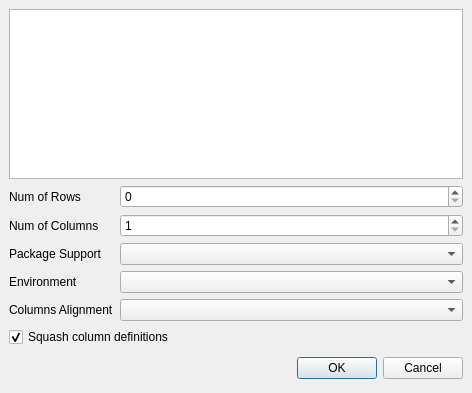
<?xml version="1.0" encoding="UTF-8"?>
<ui version="4.0" >
 <class>ArrayDialog</class>
 <widget class="QDialog" name="ArrayDialog" >
  <property name="geometry" >
   <rect>
    <x>0</x>
    <y>0</y>
    <width>472</width>
    <height>393</height>
   </rect>
  </property>
  <layout class="QGridLayout" >
   <property name="margin" >
    <number>9</number>
   </property>
   <property name="spacing" >
    <number>6</number>
   </property>
   <item row="0" column="0" >
    <layout class="QGridLayout"  columnstretch="0,1">
     <property name="margin" >
      <number>0</number>
     </property>
     <property name="spacing" >
      <number>6</number>
     </property>
     <item row="2" column="0" >
      <widget class="QLabel" name="label_3" >
       <property name="text" >
        <string>Num of Columns</string>
       </property>
      </widget>
     </item>
     <item row="0" column="0" colspan="2" >
      <widget class="QTableWidget" name="tableWidget" >
       <property name="rowCount" >
        <number>0</number>
       </property>
       <property name="columnCount" >
        <number>0</number>
       </property>
      </widget>
     </item>
     <item row="5" column="0" >
      <widget class="QLabel" name="label_2" >
       <property name="text" >
        <string>Columns Alignment</string>
       </property>
      </widget>
     </item>
     <item row="2" column="1" >
      <widget class="QSpinBox" name="spinBoxColumns" >
       <property name="minimum" >
        <number>1</number>
       </property>
      </widget>
     </item>
     <item row="4" column="0" >
      <widget class="QLabel" name="label" >
       <property name="text" >
        <string>Environment</string>
       </property>
      </widget>
     </item>
     <item row="5" column="1" >
      <widget class="QComboBox" name="comboAlignment" >
       <property name="currentIndex" >
        <number>-1</number>
       </property>
       <property name="maxVisibleItems" >
        <number>11</number>
       </property>
       <property name="toolTip" >
        <string>In case of an array environment sets the alignment for the column of the currently selected cell.
For matrix* and the like (package mathtools) sets the alignment for all columns at once.</string>
       </property>
      </widget>
     </item>
     <item row="6" column="0" colspan="2" >
      <widget class="QCheckBox" name="checkBoxFactorAlignments" >
       <property name="text" >
        <string>Squash column definitions</string>
       </property>
       <property name="toolTip" >
        <string>When the column specifiers of an array environment contain a sequence of n > 6 equal alignment
characters "c" then they are replaced by *{n}{c}.</string>
       </property>
       <property name="checked" >
        <bool>true</bool>
       </property>
      </widget>
     </item>
     <item row="1" column="1" >
      <widget class="QSpinBox" name="spinBoxRows" />
     </item>
     <item row="1" column="0" >
      <widget class="QLabel" name="label_4" >
       <property name="text" >
        <string>Num of Rows</string>
       </property>
      </widget>
     </item>
     <item row="4" column="1" >
      <widget class="QComboBox" name="comboEnvironment" >
       <property name="toolTip" >
        <string>Choose environment to be created (s. window title).</string>
       </property>
      </widget>
     </item>
     <item row="3" column="0" >
       <widget class="QLabel" name="packageLabel" >
       <property name="text" >
        <string>Package Support</string>
       </property>
       </widget>
     </item>
     <item row="3" column="1" >
      <widget class="QComboBox" name="comboPackage" >
       <property name="toolTip" >
        <string>When you choose latex then array is the only environment you can choose from in the next combo box. Choose
amsmath or mathtools when the document loads the package selected to have more environments available.</string>
       </property>
      </widget>
     </item>
    </layout>
   </item>
   <item row="1" column="0" >
    <layout class="QHBoxLayout" >
     <property name="margin" >
      <number>0</number>
     </property>
     <property name="spacing" >
      <number>6</number>
     </property>
     <item>
      <spacer>
       <property name="orientation" >
        <enum>Qt::Horizontal</enum>
       </property>
       <property name="sizeHint" >
        <size>
         <width>131</width>
         <height>31</height>
        </size>
       </property>
      </spacer>
     </item>
     <item>
      <widget class="QPushButton" name="okButton" >
       <property name="text" >
        <string>OK</string>
       </property>
      </widget>
     </item>
     <item>
      <widget class="QPushButton" name="cancelButton" >
       <property name="text" >
        <string>Cancel</string>
       </property>
      </widget>
     </item>
    </layout>
   </item>
  </layout>
 </widget>
 <resources/>
 <connections>
  <connection>
   <sender>okButton</sender>
   <signal>clicked()</signal>
   <receiver>ArrayDialog</receiver>
   <slot>accept()</slot>
   <hints>
    <hint type="sourcelabel" >
     <x>278</x>
     <y>253</y>
    </hint>
    <hint type="destinationlabel" >
     <x>96</x>
     <y>254</y>
    </hint>
   </hints>
  </connection>
  <connection>
   <sender>cancelButton</sender>
   <signal>clicked()</signal>
   <receiver>ArrayDialog</receiver>
   <slot>reject()</slot>
   <hints>
    <hint type="sourcelabel" >
     <x>369</x>
     <y>253</y>
    </hint>
    <hint type="destinationlabel" >
     <x>179</x>
     <y>282</y>
    </hint>
   </hints>
  </connection>
 </connections>
</ui>
